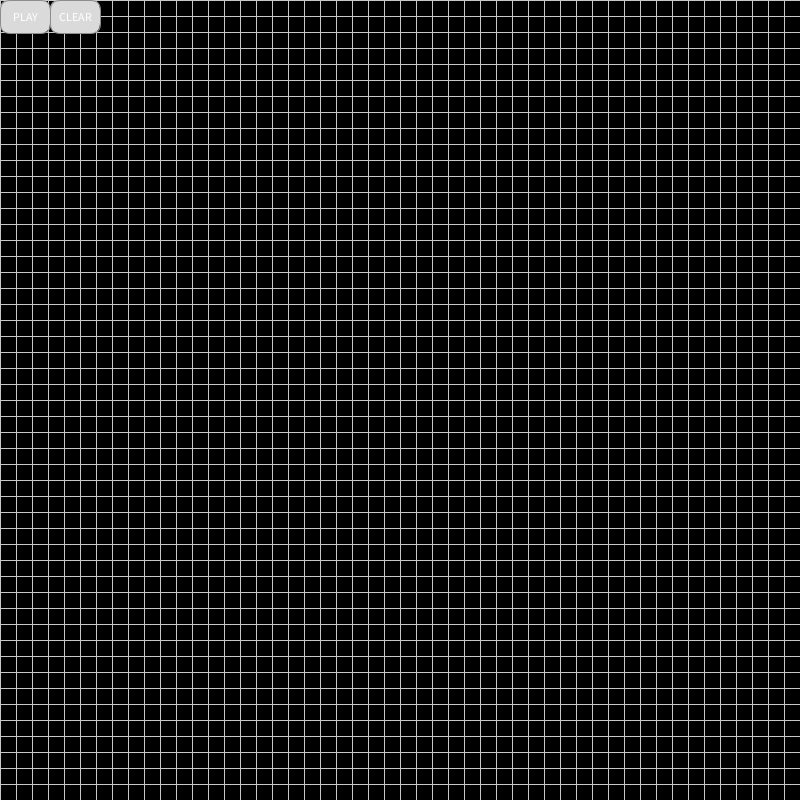
Frame 1 (no input)
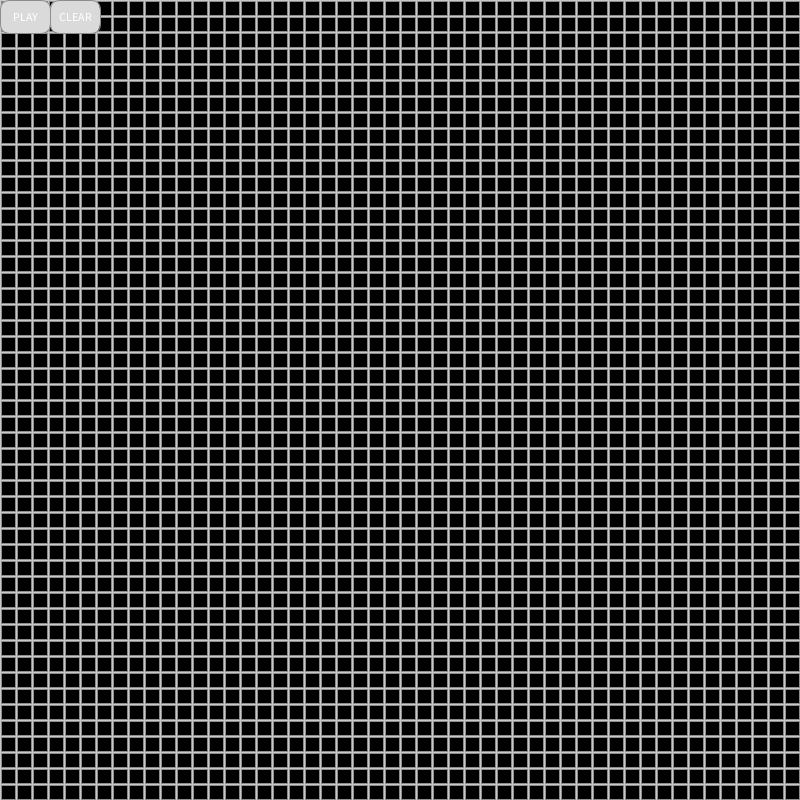
Frame 60 (the mouse pressed at the canvas centre just before this capture)
Frame 120 (the mouse held since frame 60 and released just before this capture): identical to frame 60, image omitted

The Processing sketch that drew these frames (run headless with seeded random() and noise(); from frame 60 on, the mouse is pressed at the canvas centre):

// Processing sketch: GameOfLife
// ── GameOfLife.pde

boolean[][] grid;
int scale, off;
Button sim, clear;
boolean play;
boolean go;
float time;
float prevtime;
void setup(){
    size(800, 800);
    sim = new Button("PLAY", 0, 0, width / 16, height / 24);
    clear = new Button("CLEAR", width / 16, 0, width / 16, height / 24);
    scale = 16;
    off = 1;
    grid = new boolean[width / scale][height / scale];
    play = false;
    time = System.currentTimeMillis();
    prevtime = time;
    go = true;
}

void draw(){
    background(200);
    if (play) {
        //time = System.currentTimeMillis();
        //if (time > prevtime) {
        //  prevtime = time;
        //  updateGrid();
        //}
        delay(200);
        updateGrid();
    }
    /*    
    if (sim.clicked()) {
        if (sim.label.compareTo("PLAY") == 0){
            sim.label = "PAUSE";
            play = true;
        }
        else{
            sim.label = "PLAY";
            play = false;
        }
    }
    
    if (clear.clicked()) {
        grid = new boolean[width / scale][height / scale];
        play = false;
        sim.label = "PAUSE";
    }
    */
    if (!play && mousePressed && !sim.MouseIsOver() && !clear.MouseIsOver() && mouseX >= 0 && mouseX < width && mouseY >= 0 && mouseY < height){
        int r = mouseX / scale;
        int c = mouseY / scale;
        grid[r][c] = !grid[r][c];
    }
    drawGrid();
    sim.show();
    clear.show();


    
}

void drawGrid(){
    for (int r = 0; r < grid.length; r++){
        for (int c = 0; c < grid[0].length; c++){
            if (grid[r][c] == false)
                fill(0);
            else
                fill(255, 0, 0);
            rect(r * scale + off, c * scale + off, scale - 2 * off, scale - 2 * off);
            
        }
    }
}

void updateGrid(){
    for (int r = 0; r < grid.length; r++){
        for (int c = 0; c < grid[0].length; c++){
             int n = getNeighbors(r, c);
             if (grid[r][c]){
                 if (n < 2 || n > 3)
                     grid[r][c] = false;
             }
             else{
                 if (n == 3)
                     grid[r][c] = true;
             }
        }
    }
}

int getNeighbors(int r, int c){
    int sum = 0;
    if (r == 0){
        if (grid[grid.length - 1][c])
            sum++;
    }
    else{
        if (grid[r - 1][c])
            sum++;
    }
    if (r == grid.length - 1){
        if (grid[0][c])
            sum++;
    }
    else{
        if (grid[r + 1][c])
            sum++;
    }
    if (c == 0){
        if (grid[r][grid[0].length - 1])
            sum++;
    }
    else{
        if (grid[r][c - 1])
            sum++;
    }
    if (c == grid[0].length - 1){
        if (grid[r][0])
            sum++;
    }
    else{
        if (grid[r][c + 1])
            sum++;
    }
    return sum;
}

void mouseClicked() {
    if (sim.MouseIsOver()) {
        if (sim.label.compareTo("PLAY") == 0){
            sim.label = "PAUSE";
            play = true;
        }
        else{
            sim.label = "PLAY";
            play = false;
        }
    } 
    else if (clear.MouseIsOver()){
        grid = new boolean[width / scale][height / scale];
        play = false;
        sim.label = "PAUSE";
    }
}

class Button {
    String label;
    float x;    // top left corner x position
    float y;    // top left corner y position
    float w;    // width of button
    float h;    // height of button
      
    Button(String labelB, float xpos, float ypos, float widthB, float heightB) {
        label = labelB;
        x = xpos;
        y = ypos;
        w = widthB;
        h = heightB;
    }
      
    void show() {
        
        fill(218);
        stroke(141);
        rect(x, y, w, h, 10);
        textAlign(CENTER, CENTER);
        fill(255);
        text(label, x + (w / 2), y + (h / 2));
        
    }
      
    boolean MouseIsOver() {
        if (mouseX > x && mouseX < (x + w) && mouseY > y && mouseY < (y + h)) {
          return true;
        }
        return false;
    }
    
    boolean clicked(){
        return MouseIsOver() && mousePressed;
    }
}
